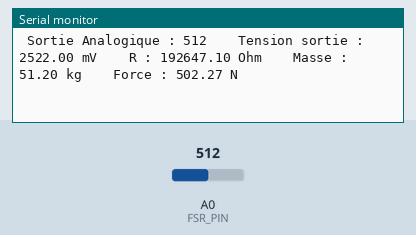
Recording of a sketch running on a simulated Arduino Uno, built with avr-gcc and run on an emulated ATmega328P. On the bench: the last lines printed to the serial monitor. Inputs (shaded band) come from the test bench; at power-on: A0 (FSR_PIN) = 512.

Above: at 1.2 s.
1.3 s: A0 (FSR_PIN) set to 212
At 1.54 s:
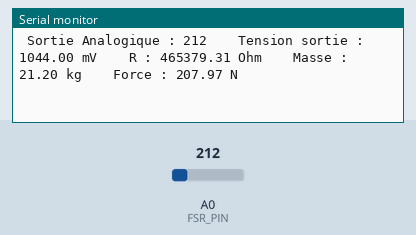
4.3 s: A0 (FSR_PIN) set to 191
At 4.38 s:
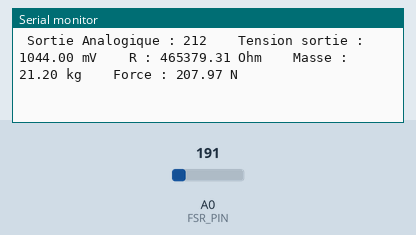
13.3 s: A0 (FSR_PIN) set to 106
At 13.31 s:
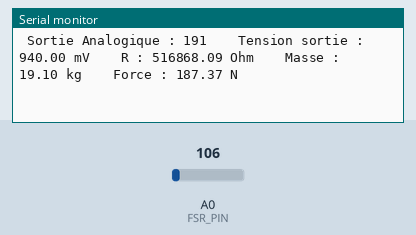
16.3 s: A0 (FSR_PIN) set to 101
At 16.37 s:
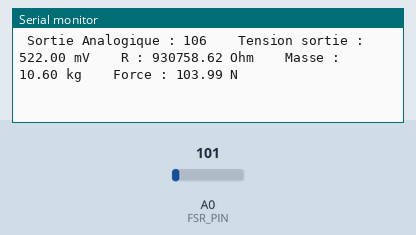
Timing chart, 0 to 19.3 s (numbered marks = the images above; inputs shaded):
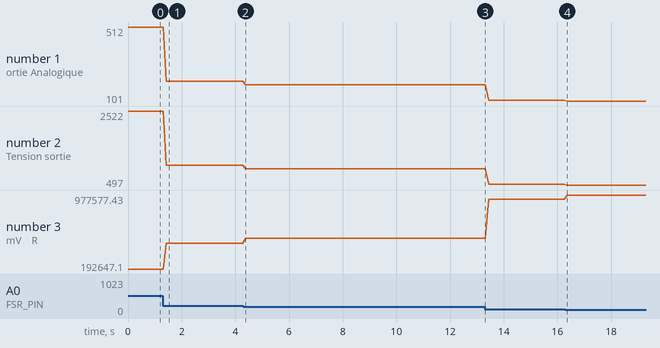

Measured:
- after the input at 1.3 s, the serial monitor: prints a new line after 0.12 s (image 1)
- plotted number 1: 512 → 212 after the input at 1.3 s, 212 → 191 after the input at 4.3 s, 191 → 106 after the input at 13.3 s, 106 → 101 after the input at 16.3 s
- plotted number 2: 2522 → 1044 after the input at 1.3 s, 1044 → 940 after the input at 4.3 s, 940 → 522 after the input at 13.3 s, 522 → 497 after the input at 16.3 s
- plotted number 3: 192647.1 → 465379.31 after the input at 1.3 s, 465379.31 → 516868.09 after the input at 4.3 s, 516868.09 → 930758.62 after the input at 13.3 s, 930758.62 → 977577.43 after the input at 16.3 s

The sketch:

flexiforce_100lbs.ino
```cpp
#define FSR_PIN A0

const float VCC = 5040; // tension alim arduino en mV
const float R_DIV = 96400.0; // Resisantce 100k
const float g = 9.81 ;
const float coef = 0.1;

void setup()
{
  Serial.begin(9600);
  pinMode(FSR_PIN, INPUT);
}

void loop()
{
  int fsrADC = analogRead(FSR_PIN);
  float fsr_vout = map(fsrADC, 0,1023,0, VCC);
  float fsr_R = R_DIV * VCC/fsr_vout;
  float kg = fsrADC*coef;
  float force = g*kg;
  Serial.print(" Sortie Analogique : ");
  Serial.print(fsrADC);
  Serial.print(" \t Tension sortie : ");
  Serial.print(fsr_vout);
  Serial.print(" mV \t R : ");
  Serial.print(fsr_R);
  Serial.print(" Ohm \t Masse : ");
  Serial.print(kg);
  Serial.print(" kg \t Force : ");
  Serial.print(force);
  Serial.println(" N");


}
```
